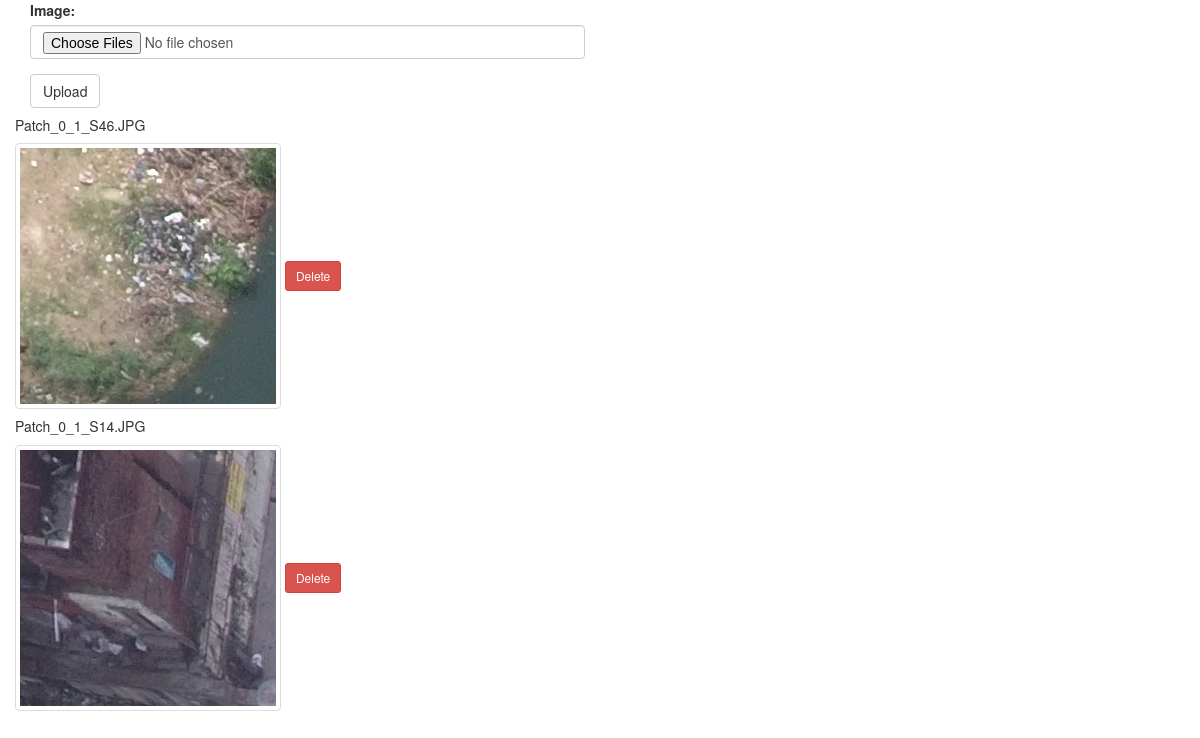
Before: / with the older database file.
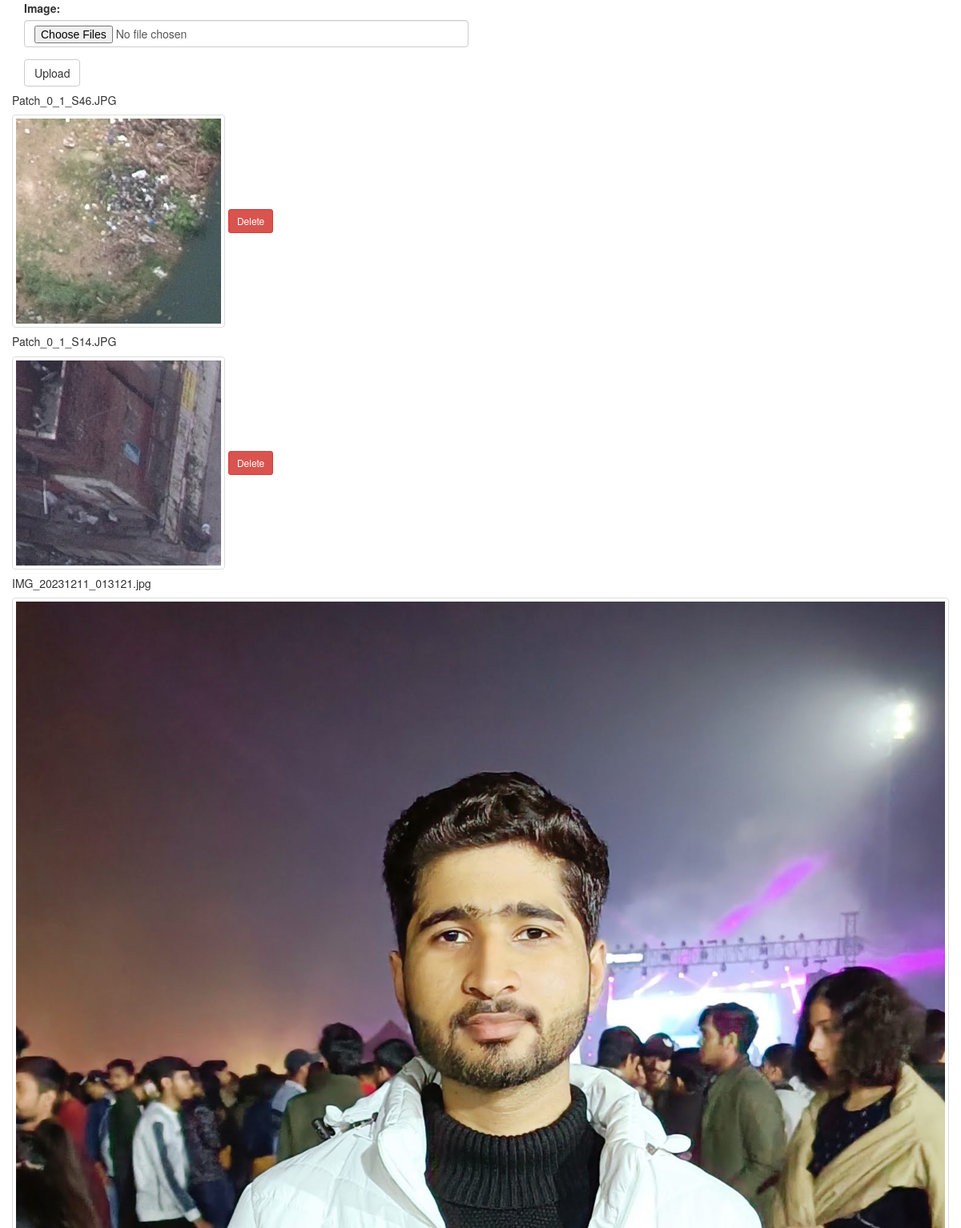
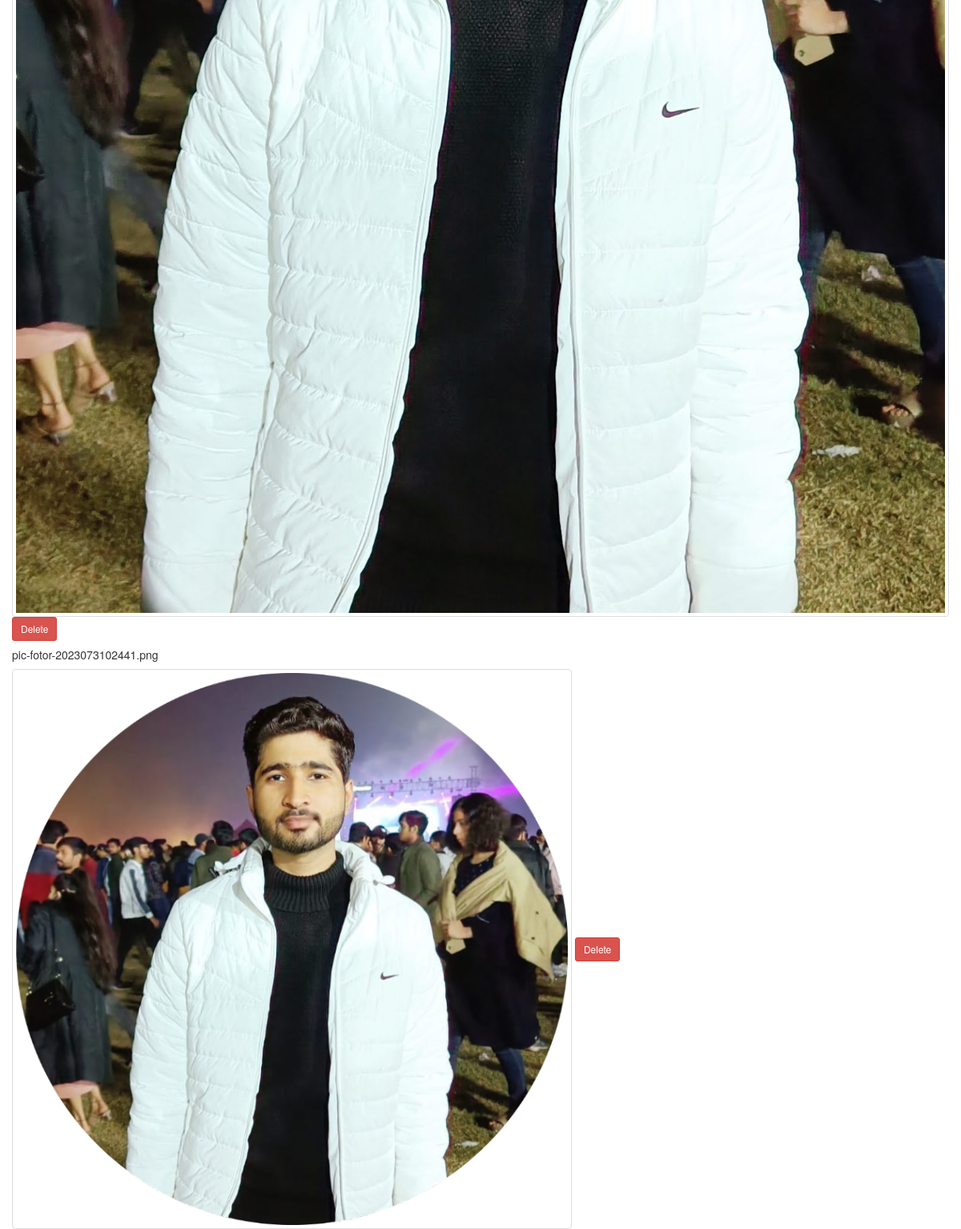
After: the same page with the newer database file (2 pictures, top to bottom).
### app.py (models this page shows)
class File(db.Model):
    id = db.Column(db.Integer, primary_key = True)
    filename = db.Column(db.String(200), nullable = False, unique = True)

### app.py (the view)
@app.route('/')
def index():
    files = File.query.all()
    return render_template('index.html', files = files)

### templates/index.html (shortened to what this page needs)
<!DOCTYPE html>
<html lang="en">
<head>
  <link rel="stylesheet" href="https://maxcdn.bootstrapcdn.com/bootstrap/3.4.1/css/bootstrap.min.css">
</head>
<body>
<div class="container">
    <div class="row justify-content-centre">
        <div class="col-sm-6">
            <form action="/uploads" method="POST" enctype="multipart/form-data">
                 <div class="form-group">
                   <label for="file">Image:</label>
                   <input type="file" class="form-control" accept="image/*" id="file" placeholder="Enter file" name="files" multiple>
                 </div>
                 <button type="submit" class="btn btn-default">Upload</button>
            </form>
        </div>
    </div>
    <div class="row mt-8">
        {% for file in files %}
        <div class="cols-sm-4">
            <h5>{{ file.filename }}</h5>
            <img src="{{ url_for('uploaded_file', filename = file.filename)}}" class="img img-thumbnail"/>
            <a href="{{ url_for('delete', file_id=file.id)}}" class="btn btn-sm btn-danger">Delete</a>
        </div>
        {% endfor %}
    </div>
</div>
</body>
</html>

Changed rows visible on the page:
added File: filename "IMG_20231211_013121.jpg", filename (picture)
added File: filename "pic-fotor-2023073102441.png", filename (picture)
